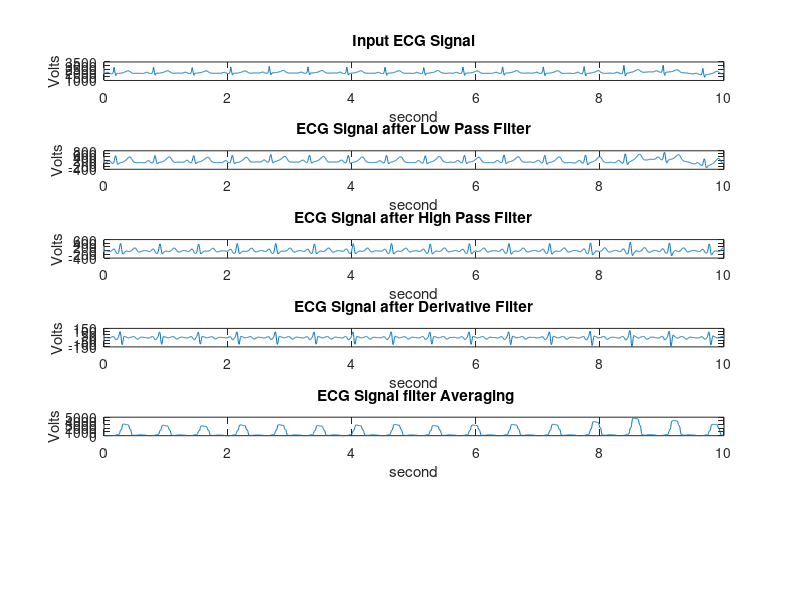

MATLAB code to generate this figure: (Note: this script raises an error after producing the figure.)
ECG = load('ECG.txt');
fs = 200;
N = 30;
t = (0:length(ECG)-1)/fs;
% ==== Subtracting one sample from the original ECG signal ==== %

ECG_1 = ECG-ECG(1,1);

figure(1);

% ==== Plotting the original ECG ==== %
subplot(6,1,1);             
plot(t,ECG);
xlabel('second');
ylabel('Volts');
title('Input ECG Signal')

% ==== Low Pass Filter  H(z) = 1/32*((1 - z^(-6))^2)/(1 - z^(-1))^2 ==== %
delay_low = 5;
b = [1 0 0 0 0 0 -2 0 0 0 0 0 1];
a = [1 -2 1]*32;
%transfer_low = filter(b,a,[1,zeros(1,12)]);
%ECG_low = conv(ECG_1,transfer_low);
ECG_low = filter(b,a,ECG_1);
%ECG_low = ECG_low (delay_low+(1: N));

% ==== Plotting the low pass filter ==== %
subplot(6,1,2);
%plot((0:length(ECG_low)-1)/fs,ECG_low)
plot(t,ECG_low);
xlabel('second');
ylabel('Volts');
title('ECG Signal after Low Pass Filter')

% ==== High Pass filter (All pass filter - Low pass filter) H(z) = (-1+32z^(-16)+z^(-32))/(1+z^(-1)) ==== %
delay_high = 16;
%16 is not accepted?
b_h = [-1 0 0 0 0 0 0 0 0 0 0 0 0 0 0 0 32 -32 0 0 0 0 0 0 0 0 0 0 0 0 0 0 1];
a_h = [1 -1]*32;
%transfer_high = filter(b_h,a_h,[1,zeros(1,32)]);
%ECG_high = conv(ECG_low,transfer_low);
ECG_high = filter(b_h,a_h,ECG_low); 
%ECG_high = ECG_high (delay_high+(1: N));
 


% ==== Plotting the high pass filter ==== %
subplot(6,1,3);
%plot((0:length(ECG_high)-1)/fs,ECG_high)
plot(t,ECG_high);
xlabel('second');
ylabel('Volts');
title('ECG Signal after High Pass Filter')


% ==== Derivative operator H(z) = (1/8)(-z^(-2) - 2z^(-1) + 2z + z^(2))==== %
b_der = [1 2 0 -2 -1].*(1/8);
a_der = 1;
ECG_Der = filter(b_der,a_der,ECG_high);
%ECG_Der = conv (ECG_high,b_der);

% ==== Plotting Derivative filter ==== %
subplot(6,1,4);
%plot(t,ECG_Der);
plot(t,ECG_Der);
xlabel('second');
ylabel('Volts');
title('ECG Signal after Derivative Filter')

% ==== Squaring operation ==== %
ECG_sqr = (ECG_Der).^2;

% ==== Plotting Squaring Operation ==== %
subplot(6,1,5);
plot(t,ECG_sqr);
xlabel('second');
ylabel('Volts');
title('ECG Signal after squaring operation')

% ==== Moving Window Integration ==== %
b_int = ones(1,30);
a_int = 30;
ECG_int = filter(b_int,a_int,ECG_sqr);


% ==== Plotting Moving Window Integration ==== %
subplot(6,1,5)
plot(t,ECG_int)
xlabel('second');
ylabel('Volts');
title(' ECG Signal filter Averaging')

% ==== QRS Complex ==== %
[QRSStart,QRSEnd] = findQRS(ECG_int,40,104,16);
%subplot(6,1,5);
hold on 
plot(t(QRSStart),ECG_int(QRSStart),'r*');
hold on
plot(QRSEnd/200,ECG_int(QRSEnd),'ro');
xlabel('Second');
ylabel('Volts');
title('QRS Output');
hold off

% ==== Plotting the original ECG ==== %
subplot(6,1,6);             
plot(t,ECG);
xlabel('second');
ylabel('Volts');
title('Input ECG Signal');


% ==== QRS Complex with delay ==== %
%subplot(6,1,6)
delay = 5+16;
hold on
plot((QRSStart-delay)/200,ECG(QRSStart-delay),'r*');
hold on
plot((QRSEnd-delay)/200,ECG(QRSEnd-delay),'ro');
hold off




